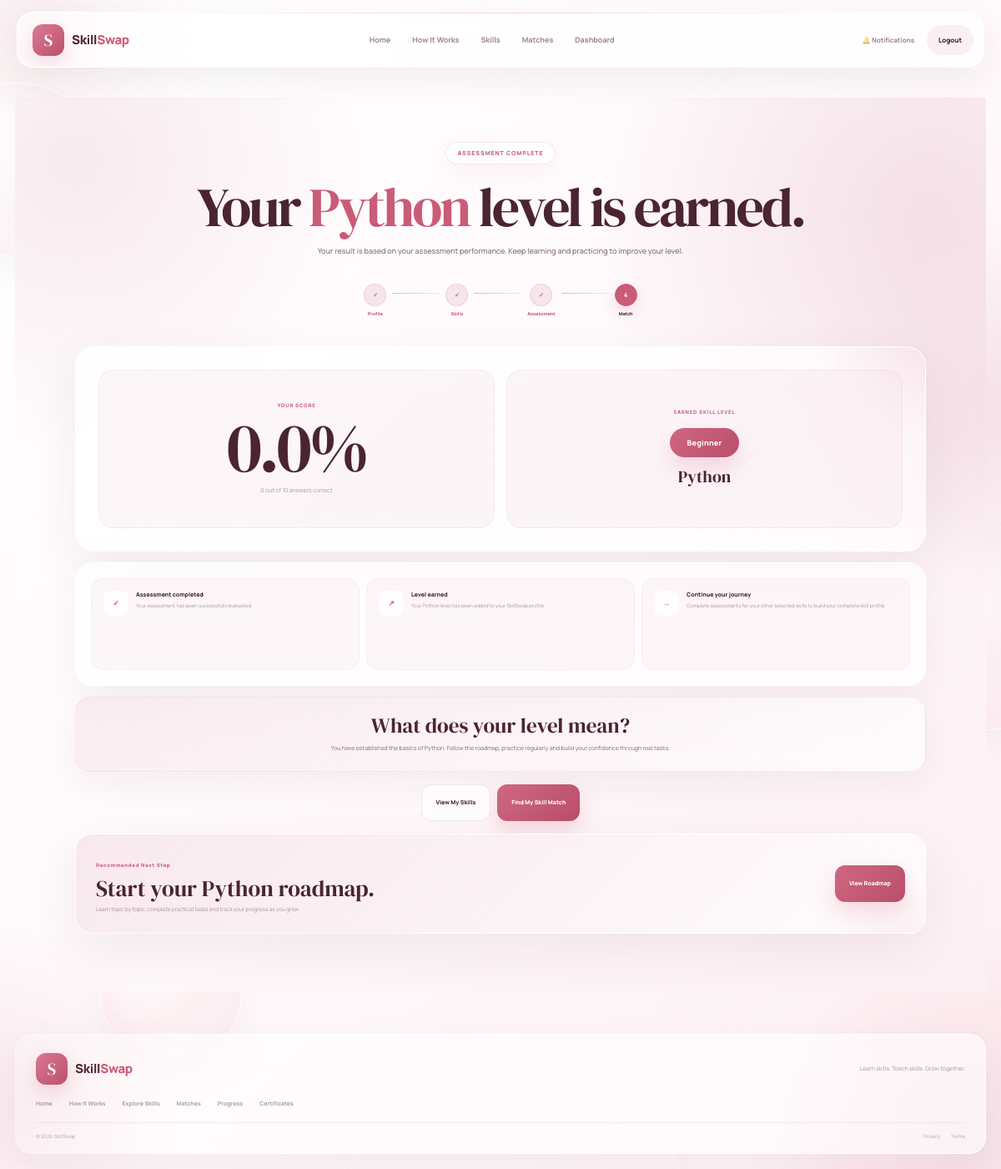
Page /assessment-result/1 (signed in) on the committed database.
### models.py (models this page shows)
class Skill(db.Model):
    __tablename__ = "skills"
    id = db.Column(db.Integer, primary_key=True)
    name = db.Column(db.String(100), unique=True, nullable=False)
    slug = db.Column(db.String(100), unique=True, nullable=False)
    category = db.Column(db.String(50), nullable=False)
    description = db.Column(db.Text, nullable=True)
    is_active = db.Column(db.Boolean, default=True, nullable=False)
    created_at = db.Column(
        db.DateTime,
        default=datetime.utcnow,
        nullable=False
    )
    user_skills = db.relationship(
        "UserSkill",
        back_populates="skill",
        cascade="all, delete-orphan"
    )
    assessments = db.relationship(
        "Assessment",
        back_populates="skill",
        cascade="all, delete-orphan"
    )
    roadmaps = db.relationship(
        "Roadmap",
        back_populates="skill",
        cascade="all, delete-orphan"
    )

class AssessmentResult(db.Model):
    __tablename__ = "assessment_results"
    id = db.Column(db.Integer, primary_key=True)
    user_id = db.Column(
        db.Integer,
        db.ForeignKey("users.id"),
        nullable=False
    )
    skill_id = db.Column(
        db.Integer,
        db.ForeignKey("skills.id"),
        nullable=False
    )
    assessment_id = db.Column(
        db.Integer,
        db.ForeignKey("assessments.id"),
        nullable=False
    )
    score = db.Column(
        db.Float,
        nullable=False
    )
    correct_answers = db.Column(
        db.Text,
        nullable=False
    )
    total_questions = db.Column(
        db.Integer,
        nullable=False
    )
    earned_level = db.Column(
        db.String(30),
        nullable=False
    )
    completed_at = db.Column(
        db.DateTime,
        default=datetime.utcnow,
        nullable=False
    )

### app.py (the view)
@app.route("/assessment-result/<int:result_id>")
def assessment_result(result_id):
    if "user_id" not in session:
        return redirect(url_for("login"))
    result = AssessmentResult.query.get_or_404(result_id)
    if result.user_id != session["user_id"]:
        return "Unauthorized", 403
    skill = Skill.query.get(result.skill_id)
    correct_count = result.correct_answers or 0
    return render_template(
        "assessment_result.html",
        result=result,
        skill=skill,
        skill_name=skill.name if skill else "Skill",
        score=result.score,
        correct_answers=correct_count,
        total_questions=result.total_questions,
        earned_level=result.earned_level
    )

### app.py (called while the page is built, shortened)
@app.context_processor
def inject_current_user():
    user_id = session.get("user_id")
    unread_count = 0
    if user_id:
        user = User.query.get(user_id)
        if user:
            unread_count = Notification.query.filter_by(
                user_id=user_id,
                is_read=False
            ).count()
            return {
                "current_user": user,
                "nav_unread_count": unread_count,
                "flask_session": session
            }

@app.context_processor
def inject_global_data():
    return {
        "current_year": datetime.now().year
    }

### templates/assessment_result.html (shortened to what this page needs)
{% extends "base.html" %}
{% block extra_css %}
<link
    rel="stylesheet"
    href="{{ url_for('static', filename='css/assessment_result.css') }}"
>
{% endblock %}
{% block content %}
         <section class="assessment-result-page">
    <div class="result-container">
        <div class="result-header">
            <span class="auth-label">
                Assessment Complete
            </span>
            <h1>
                Your
                <span>{{ skill_name }}</span>
                level is earned.
            </h1>
            <p>
                Your result is based on your assessment performance.
                Keep learning and practicing to improve your level.
            </p>
        </div>
        <div class="setup-progress">
            <div class="progress-step completed">
                <span>✓</span>
                <p>Profile</p>
            </div>
            <div class="progress-line completed"></div>
            <div class="progress-step completed">
                <span>✓</span>
                <p>Skills</p>
            </div>
            <div class="progress-line completed"></div>
            <div class="progress-step completed">
                <span>✓</span>
                <p>Assessment</p>
            </div>
            <div class="progress-line active"></div>
            <div class="progress-step active">
                <span>4</span>
                <p>Match</p>
            </div>
        </div>
        <div class="result-card">
            <div class="result-score">
                <span class="result-label">
                    Your Score
                </span>
                <strong>
                    {{ score }}%
                </strong>
                {% if total_questions %}
                    <p>
                        {{ correct_answers }} out of
                        {{ total_questions }} answers correct
                    </p>
                {% endif %}
            </div>
            <div class="earned-level">
                <span class="result-label">
                    Earned Skill Level
                </span>
                <div class="level-badge">
                    {{ earned_level }}
                </div>
                <p>
                    {{ skill_name }}
                </p>
            </div>
        </div>
        <div class="result-summary">
            <div class="summary-item">
                <span class="summary-icon">
                    ✓
                </span>
                <div>
                    <strong>
                        Assessment completed
                    </strong>
                    <p>
                        Your assessment has been successfully evaluated.
                    </p>
                </div>
            </div>
            <div class="summary-item">
                <span class="summary-icon">
                    ↗
                </span>
                <div>
                    <strong>
                        Level earned
                    </strong>
                    <p>
                        Your {{ skill_name }} level has been added
                        to your SkillSwap profile.
                    </p>
                </div>
            </div>
            <div class="summary-item">
                <span class="summary-icon">
                    →
                </span>
                <div>
                    <strong>
                        Continue your journey
                    </strong>
                    <p>
                        Complete assessments for your other selected
                        skills to build your complete skill profile.
                    </p>
                </div>
            </div>
        </div>
        <div class="level-explanation">
            <h2>
                What does your level mean?
            </h2>
            {% if earned_level == "Beginner" %}
                <p>
                    You have established the basics of
                    {{ skill_name }}. Follow the roadmap,
                    practice regularly and build your confidence
                    through real tasks.
                </p>
            {% else %}
                <p>
                    Your assessment result has been recorded.
                    Continue learning and practicing through your
                    personalized roadmap.
                </p>
            {% endif %}
        </div>
        <div class="result-actions">
            <a
                href="{{ url_for('skills') }}"
                class="btn btn-secondary"
            >
                View My Skills
            </a>
            <a
                href="{{ url_for('matches') }}"
                class="btn btn-primary"
            >
                Find My Skill Match
            </a>
        </div>
        <div class="result-next-step">
            <div>
                <span class="auth-label">
                    Recommended Next Step
                </span>
                <h2>
                    Start your {{ skill_name }} roadmap.
                </h2>
                <p>
                    Learn topic by topic, complete practical tasks
                    and track your progress as you grow.
                </p>
            </div>
            <a
                href="{{ url_for('roadmap', skill=skill) }}"
                class="btn btn-primary"
            >
                View Roadmap
            </a>
        </div>
    </div>
</section>
{% endblock %}

### static/css/base.css (style rules this page uses)
:root { --white: #FFFFFF; --baby-pink: #F3DCE3; --rosy-pink: #C95C78; --burgundy: #4A2430; --burgundy-soft: rgba(74, 36, 48, 0.08); --pink-soft: rgba(201, 92, 120, 0.10); --pink-border: rgba(201, 92, 120, 0.17); --glass: rgba(255, 255, 255, 0.70); --glass-strong: rgba(255, 255, 255, 0.84); --text: rgba(74, 36, 48, 0.68); --muted: rgba(74, 36, 48, 0.46); --shadow: 0 18px 50px rgba(74, 36, 48, 0.075); --transition: 0.32s cubic-bezier(.2,.75,.25,1); }
* { margin: 0; padding: 0; box-sizing: border-box; }
html { scroll-behavior: smooth; }
body { min-height: 100vh; overflow-x: hidden; color: var(--burgundy); font-family: "Manrope", Arial, sans-serif; background: linear-gradient( 135deg, #FFFFFF 0%, #FFF9FB 48%, #FDF0F4 100% ); }
body, button, input, textarea, select { font-family: "Manrope", Arial, sans-serif; }
a { color: inherit; text-decoration: none; }

### rows in the picture
Skill: name "Python"
AssessmentResult: score "0.0", earned_level "Beginner"

### other values in the picture
{{ correct_answers }} "0"
{{ total_questions }} "10"
